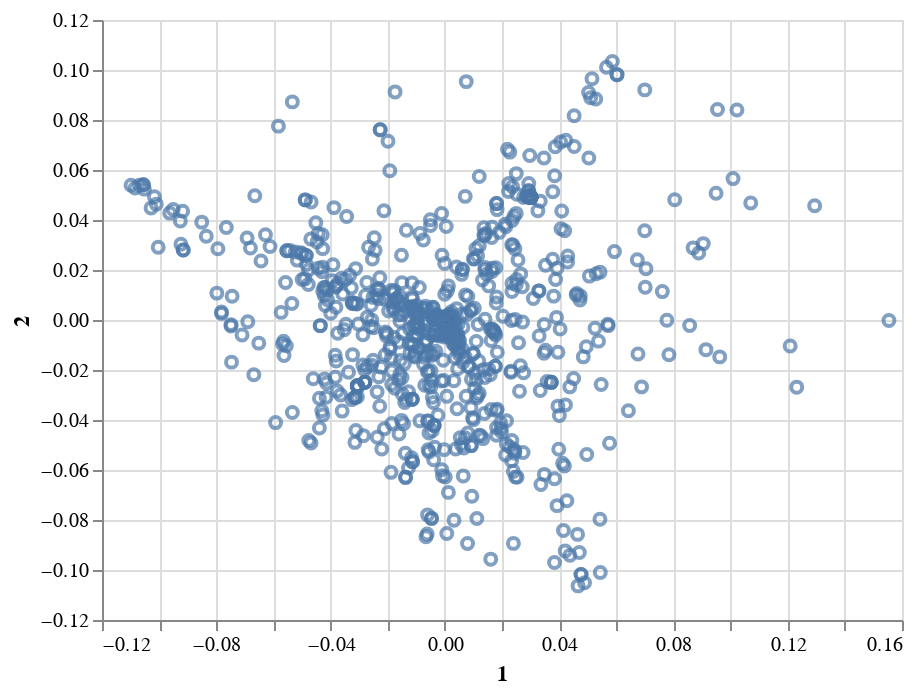

The notebook cell saved with this chart:
### Code cell
DimensionalReduction.altair_plot2D(DR.components.T)

### Figure 1 — Vega-Lite specification as saved in the notebook (floating-point values rounded to 4 significant figures; data arrays with more than 128 entries replaced by an {"elided": "..."} marker saying what was removed)
{"$schema": "https://vega.github.io/schema/vega-lite/v2.4.3.json", "config": {"view": {"height": 300, "width": 400}}, "data": {"values": {"elided": "1286 records"}}, "encoding": {"tooltip": {"field": "Genome_Property_ID", "type": "nominal"}, "x": {"field": "1", "type": "quantitative"}, "y": {"field": "2", "type": "quantitative"}}, "mark": "point", "selection": {"selector001": {"bind": "scales", "encodings": ["x", "y"], "mark": {"fill": "#333", "fillOpacity": 0.125, "stroke": "white"}, "on": "[mousedown, window:mouseup] > window:mousemove!", "resolve": "global", "translate": "[mousedown, window:mouseup] > window:mousemove!", "type": "interval", "zoom": "wheel!"}}}
